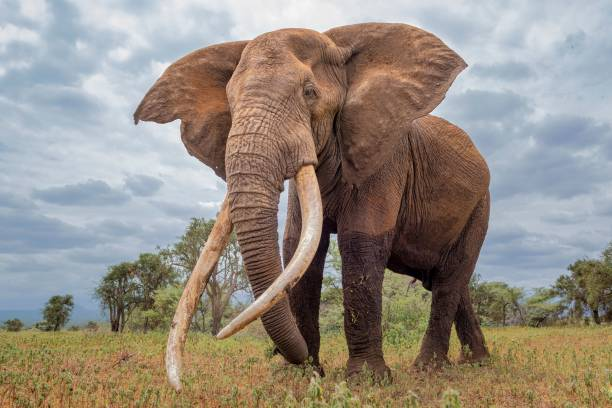
#> input picture SET-2/Q9/elephant.jpg, 612 x 408 px, found by its file name
$ jupyter execute Question9.ipynb
#> lines starting #> are read from the running program, lines starting #| are printed output that depends on the picture
[cell 1]
import cv2
import numpy as np
import matplotlib.pyplot as plt

def dft_filtering(image_path, output_path="dft_comparison.png"):
    # Read grayscale
#> called with image_path = '/content/elephant.jpg', output_path = 'dft_comparison.png'
    img = cv2.imread(image_path, cv2.IMREAD_GRAYSCALE)
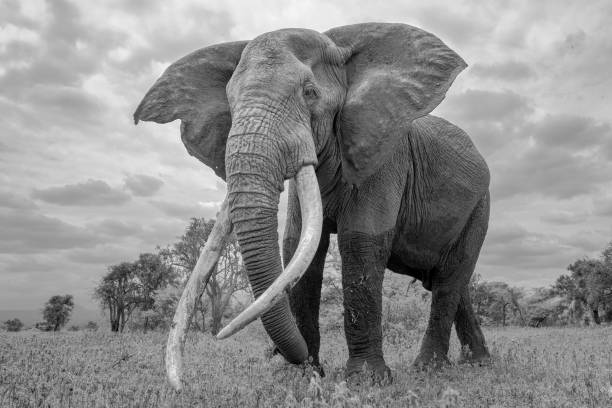
#> img: shape (408, 612); min 0, max 251, mean 140.9
    if img is None:
        raise FileNotFoundError("Image not found. Check the path.")

    # Resize to 256x256
    img = cv2.resize(img, (256, 256))
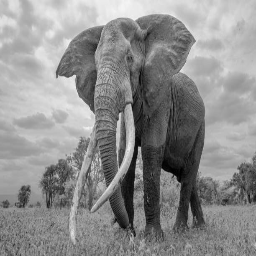
#> img: shape (256, 256); min 0, max 244, mean 140.7

    # ========================
    # Case A: Without Padding
    # ========================
    dft_no_pad = cv2.dft(np.float32(img), flags=cv2.DFT_COMPLEX_OUTPUT)
    dft_shift_no_pad = np.fft.fftshift(dft_no_pad)

    # Create ideal low-pass filter mask
    rows, cols = img.shape
#> rows = 256; cols = 256
    crow, ccol = rows // 2, cols // 2
#> crow = 128; ccol = 128
    mask = np.zeros((rows, cols, 2), np.uint8)
    r = 30  # radius for low-pass
    cv2.circle(mask, (ccol, crow), r, (1, 1), -1)

    # Apply mask
    fshift_no_pad = dft_shift_no_pad * mask
    f_ishift_no_pad = np.fft.ifftshift(fshift_no_pad)
    img_back_no_pad = cv2.idft(f_ishift_no_pad)
    img_back_no_pad = cv2.magnitude(img_back_no_pad[:, :, 0], img_back_no_pad[:, :, 1])
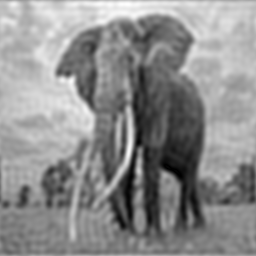
#> img_back_no_pad: shape (256, 256) float32; min 1167.5, max 16598857, mean 9224261; drawn with min black and max white

    # ========================
    # Case B: With Padding
    # ========================
    # Pad image to double size (512x512)
    padded = np.zeros((512, 512), np.float32)
    padded[:rows, :cols] = img
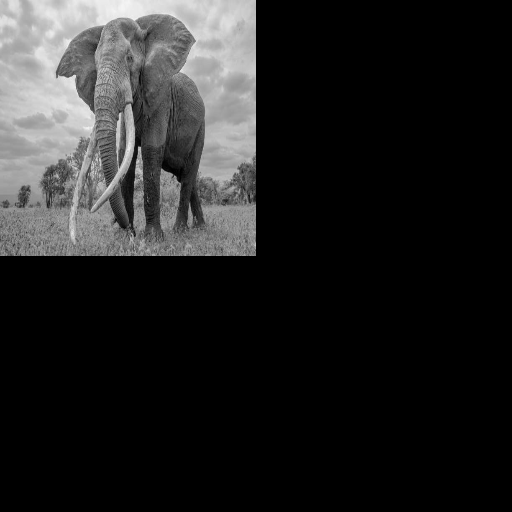
#> padded: shape (512, 512) float32; min 0, max 244, mean 35.2

    dft_pad = cv2.dft(padded, flags=cv2.DFT_COMPLEX_OUTPUT)
    dft_shift_pad = np.fft.fftshift(dft_pad)

    # Create mask of same size
    prow, pcol = padded.shape
#> prow = 512; pcol = 512
    crow, ccol = prow // 2, pcol // 2
#> crow = 256; ccol = 256
    mask_pad = np.zeros((prow, pcol, 2), np.uint8)
    r = 30
    cv2.circle(mask_pad, (ccol, crow), r, (1, 1), -1)

    # Apply mask
    fshift_pad = dft_shift_pad * mask_pad
    f_ishift_pad = np.fft.ifftshift(fshift_pad)
    img_back_pad = cv2.idft(f_ishift_pad)
    img_back_pad = cv2.magnitude(img_back_pad[:, :, 0], img_back_pad[:, :, 1])
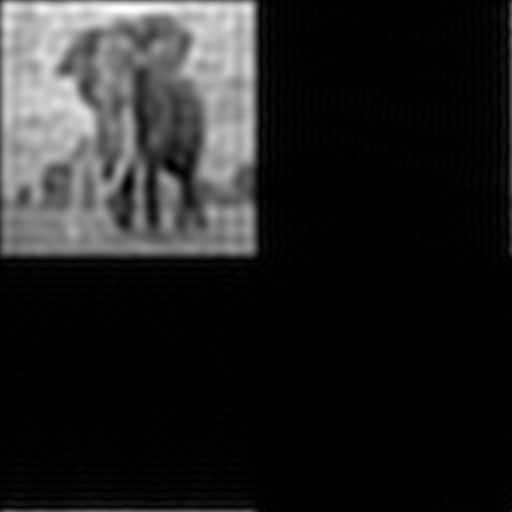
#> img_back_pad: shape (512, 512) float32; min 1.29, max 69611024, mean 9635444; drawn with min black and max white

    # Crop back to 256x256
    img_back_pad = img_back_pad[:rows, :cols]
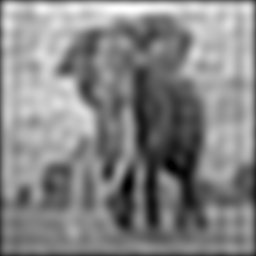
#> img_back_pad: shape (256, 256) float32; min 58931.9, max 69611024, mean 36321124; drawn with min black and max white

    # ========================
    # Display results
    # ========================
    titles = ["Original (256x256)",
              "Reconstructed w/o Padding",
              "Reconstructed with Padding"]
    images = [img, img_back_no_pad, img_back_pad]

    plt.figure(figsize=(12, 4))
    for i in range(3):
        plt.subplot(1, 3, i+1)
        plt.imshow(images[i], cmap="gray")
        plt.title(titles[i])
        plt.axis("off")

    plt.tight_layout()
    plt.savefig(output_path)
    plt.show()


# Example usage
image_path = "/content/elephant.jpg"
dft_filtering(image_path, output_path="dft_comparison.png")

$ run again, with SET-2/elephant.jpg copied over SET-2/Q9/elephant.jpg
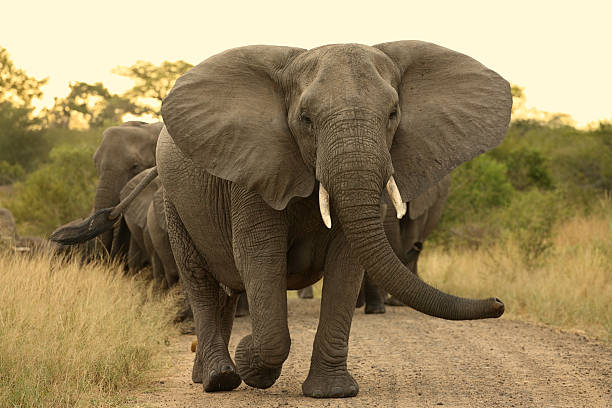
#> input picture SET-2/elephant.jpg, 612 x 408 px, found by its file name
#> in dft_filtering, `padded[:rows, :cols] = img`:
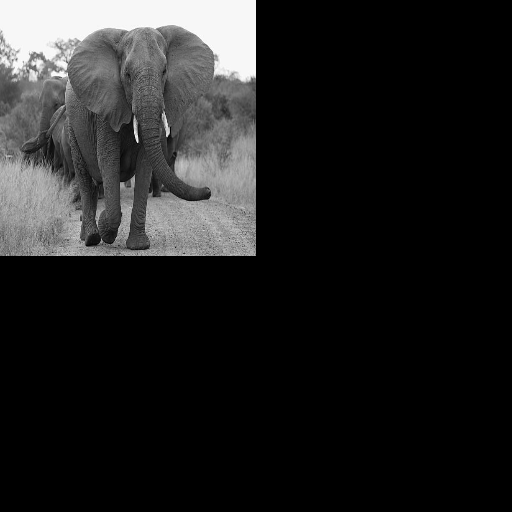
#> padded: shape (512, 512) float32; min 0, max 254, mean 33.4
#> in dft_filtering, `img_back_pad = img_back_pad[:rows, :cols]`:
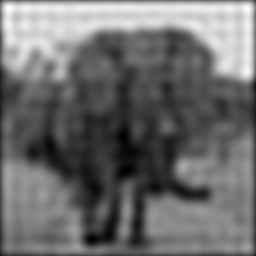
#> img_back_pad: shape (256, 256) float32; min 2740461.2, max 76337000, mean 34450468; drawn with min black and max white
